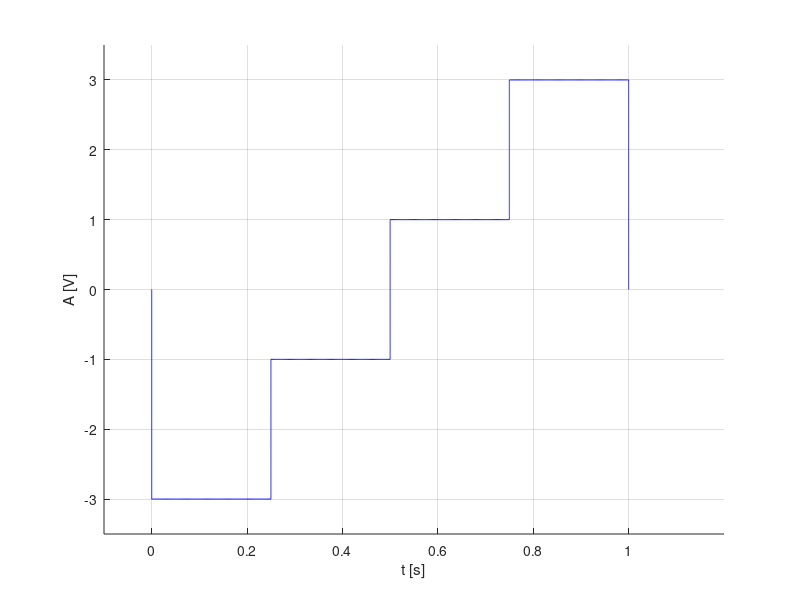

Here is the MATLAB script that generated this plot:
%Se va genera un semnal cu rezolutie temporara de 2ms, 20ms
%200ms pentru un semnal continuu de tipul:
%3. Semnal dreptunghiular multinivel, aleator
% Durata fiec?rui nivel: 0,25 s.
% Nivelurile
%a) {-1, 1}
%b) {-3,-1,1,3}
%c) {-5,-3,-1,1,3,5}
%d) {-7,-5,-3,-1,1,3,5,7}

hold on
xlabel('t [s]'),ylabel('A [V]')
%b) nivelurile {-3,-1,1,3}
%Rezolutia temporara de 200ms



%y variaza de la 0 la -3
y=0:-0.002:-3;
x=y*0;
plot(x,y,'b')
%nivel -3
x = 0: 0.002: 1/4;
y = -3+0*x;
plot(x, y, 'b'),grid

%x=1/4;y variaza de la -3 la -1
y=-3:0.002:-1;
x=y*0+1/4;
plot(x,y,'b')

%nivel -1
x = 1/4:0.002:1/2;
y=-1+0*x;
plot(x,y,'b')

%x=1/2; y variaza de la -1 la 1
y=-1:0.002:1;
x=y*0+1/2;
plot(x,y,'b')

%nivel 1
x = 1/2:0.002:3/4;
y=1+x*0;
plot(x,y,'b')

%x=3/4; y variaza de la 1 la 3
y=1:0.002:3;
x=y*0+3/4;
plot(x,y,'b')

%nivel 3
x = 3/4:0.002:1;
y=3+x*0;
plot(x,y,'b')

%x=1; y variaza de la 3 la 0;
y=3:-0.002:0;
x=y*0+1;
plot(x,y,'b')

axis([-0.1 1.2 -3.5 3.5])


%
